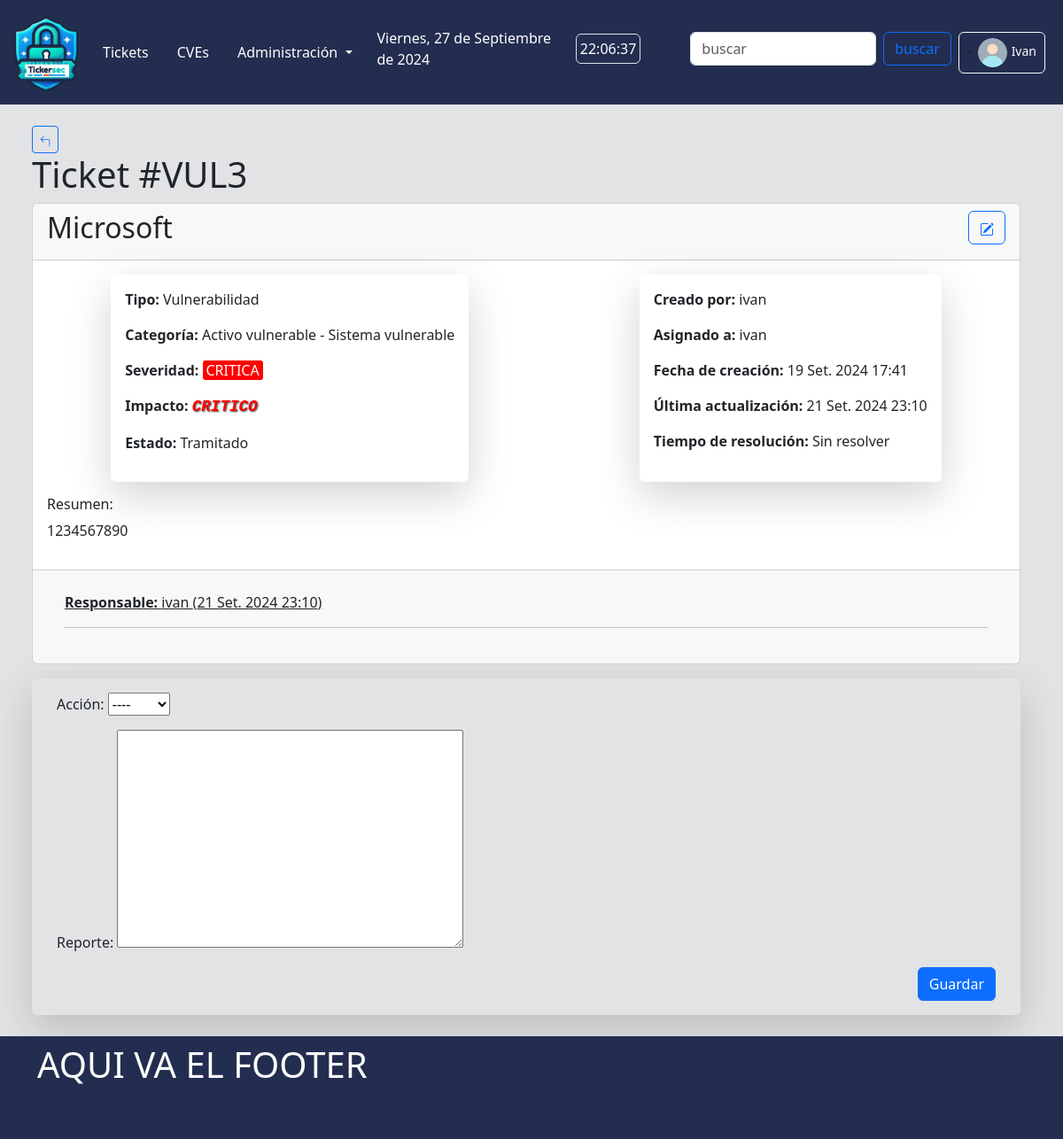
Before: /core/tickets/detail/3/ (signed in) with the older database file.
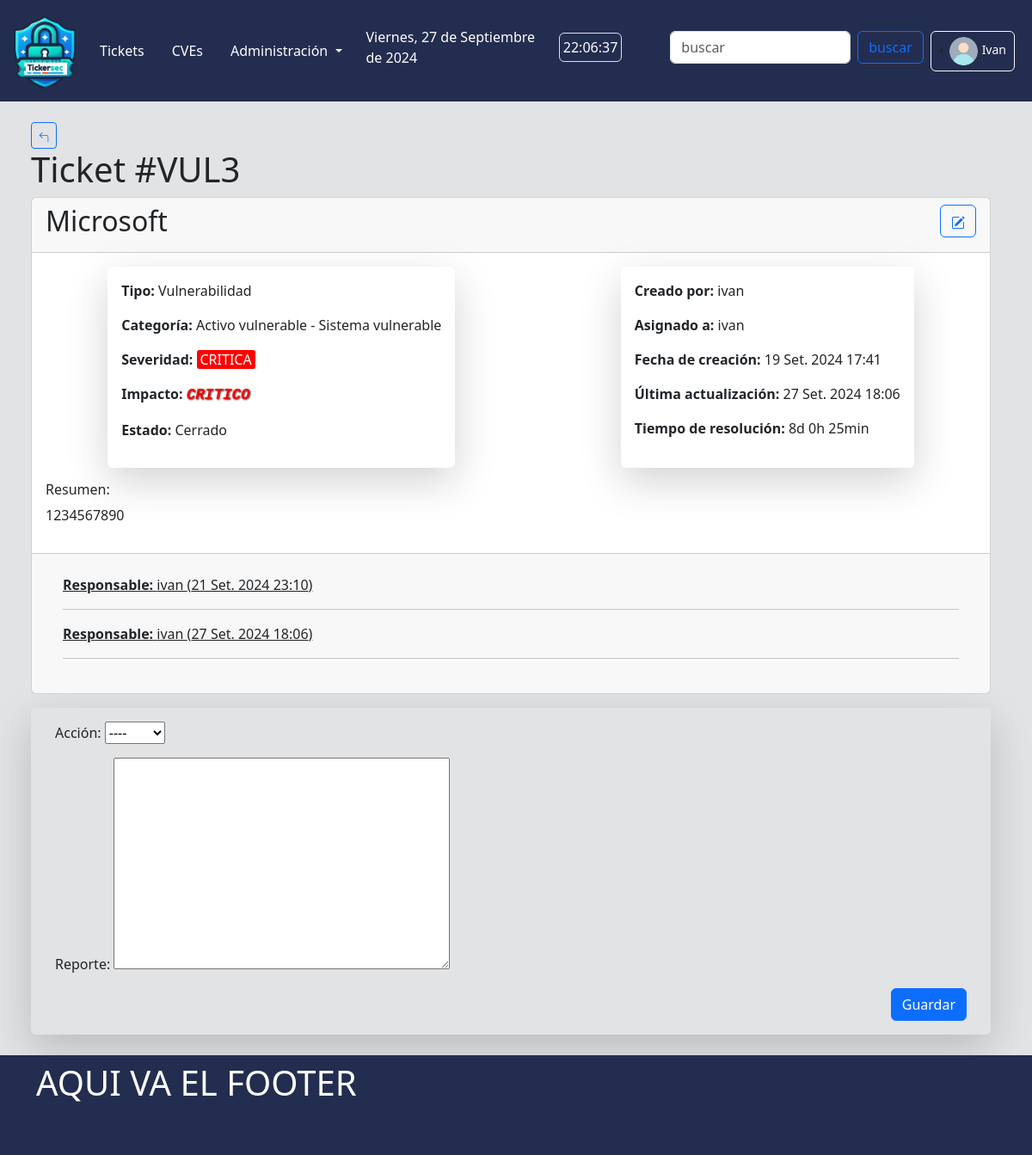
After: the same page with the newer database file.
### core/models.py (models this page shows, shortened)
class Ticket(models.Model):
    type = models.CharField(verbose_name='Tipo', max_length=50, choices=TicketType.choices, default=TicketType.INCIDENTE)
    category = models.ForeignKey(TicketCategory, verbose_name='Categoria', related_name='categorias', on_delete=models.PROTECT)
    title = models.CharField(verbose_name='Titulo', max_length=50, blank=False) # auto_now_add: actualiza el valor con la hora y la fecha de creación del registro.
    createdAt = models.DateTimeField(auto_now_add=True) # auto_now: actualiza el valor del campo a la hora y fecha actuales cada vez que se llama a Model.save().
    lastUpdate = models.DateTimeField(auto_now=True)
    resolution = models.DurationField(verbose_name='Resolucion', blank=True, null=True)
    severity = models.CharField(verbose_name='Severidad', choices=Severity.choices, default=Severity.NULA.name, max_length=7)
    impact = models.CharField(verbose_name='Impacto', choices=Impact.choices, default=Impact.NULO.name, max_length=10)
    status = models.CharField(verbose_name='Estado', choices=TicketStatus.choices, default=TicketStatus.ABIERTO.name, max_length=10)
    createdBy = models.ForeignKey(User, verbose_name='Remitente', related_name='created_tickets', on_delete=models.PROTECT, blank=False)
    assignedTo = models.ForeignKey(User, verbose_name='Responsable', related_name='assigned_tickets', on_delete=models.PROTECT, blank=False)
    resume = models.CharField(verbose_name='Resumen', max_length=300, blank=False)
    report = models.ForeignKey(TicketReport, verbose_name='Reporte', related_name='reportes', on_delete=models.PROTECT, null=True, blank=True)
    def resolution_display(self):
        if not self.resolution:
            return 'Sin resolver'
        else:
            total_seconds = int(self.resolution.total_seconds())
            days = total_seconds // 86400
            hours = (total_seconds % 86400) // 3600
            minutes = (total_seconds % 3600) // 60
            return f'{days}d {hours}h {minutes}min'
    class Meta:
        ordering = ['-pk']
        verbose_name_plural = 'Tickets'

class TicketCategory(models.Model):
    name = models.CharField(verbose_name='Categoria', max_length=50, blank=False)
    subcategory = models.CharField(verbose_name='Subcategoria', max_length=50, unique=True, blank=False)
    description = models.CharField(verbose_name='Descripcion', max_length=500, blank=False)
    createdAt = models.DateTimeField(auto_now_add=True)
    createdBy = models.ForeignKey(User, on_delete=models.PROTECT, null=False)
    active = models.BooleanField(verbose_name='Activo', null=False, default=True)
    def __str__(self):
        return f'{self.name} - {self.subcategory}'
    class Meta:
        ordering = ['name', 'subcategory']
        verbose_name_plural = 'Categorias'

class TicketReport(models.Model):
    createdAt = models.DateTimeField(auto_now_add=True)
    createdBy = models.ForeignKey(User, verbose_name='Remitente', related_name='created_reports', on_delete=models.PROTECT, blank=False)
    title = models.CharField(verbose_name='Titulo', max_length=50, blank=False)
    ticket = models.ForeignKey('Ticket', related_name='reportes', on_delete=models.PROTECT)
    report = QuillField(verbose_name='Reporte', blank=False, unique=True)
    class Meta:
        ordering = ['createdAt']
        verbose_name_plural = 'Reportes'

### core/views.py (the view, shortened to what this page needs)
# urls.py: path("tickets/detail/<int:pk>/", TicketDetailView.as_view(), name="detail-ticket"),
class TicketDetailView(LoginRequiredMixin, DetailView):
    model = Ticket
    template_name = 'core/ticket_detail.html'
    context_object_name = 'ticket'
    login_url = 'login'
    form_class = TicketReportForm
    def get_context_data(self, **kwargs):
        context = super().get_context_data(**kwargs)
        ticket = self.get_object()
        context['ticket'] = ticket
        context['reportForm'] = TicketReportForm(initial={'ticket': ticket})
        context['reports'] = ticket.reportes.all()
        return context

### core/forms.py
class TicketReportForm(forms.ModelForm):
    CHOICES = [('','----'),('close','Cerrar')]
    action = forms.ChoiceField(choices=CHOICES, required=True, label='Acción')
    class Meta:
        model = TicketReport
        fields = ['action','report']
        widgets = {
            'action': forms.Select(attrs={'class': 'form-select'})
        }

### templates/core/ticket_detail.html (shortened to what this page needs)
{% extends "dash/base.html" %}
{% load static %}
{% block main %}
<div class="container m-4">
    <div class="d-flex">
        <a href="{% url 'core:tickets' %}" class="btn btn-sm btn-outline-primary">
        </a>
    </div>
    <h1>Ticket #{{ ticket.type }}{{ ticket.pk }}</h1>
    <div class="card">
        <div class="card-header d-flex justify-content-between">
            <h2>{{ ticket.title }}</h2>
            <div>
                <a type="button" href="{% url 'core:update-ticket' ticket.pk %}" class="btn btn-outline-primary" title="Editar">
                </a>
            </div>
        </div>
        <div class="card-body row gx-5 justify-content-around">
            <div class="col-auto rounded shadow-lg p-3">
                <p><strong>Tipo:</strong> {{ ticket.get_type_display }}</p>
                <p><strong>Categoría:</strong> {{ ticket.category }}</p>
                <p>
                    <strong>Severidad:</strong>
                    <span class="severidad-{{ ticket.severity|lower }} px-1">{{ ticket.severity }}</span>
                </p>
                <p>
                    <strong>Impacto:</strong>
                    <span class="impacto-{{ ticket.impact|lower }}">{{ ticket.impact }}</span>
                </p>
                <p><strong>Estado:</strong> {{ ticket.get_status_display }}</p>
            </div>
            <div class="col-auto rounded shadow-lg p-3">
                <p><strong>Creado por:</strong> {{ ticket.createdBy }}</p>
                <p><strong>Asignado a:</strong> {{ ticket.assignedTo }}</p>
                <p><strong>Fecha de creación:</strong> {{ ticket.createdAt }}</p>
                <p><strong>Última actualización:</strong> {{ ticket.lastUpdate }}</p>
                <p><strong>Tiempo de resolución:</strong> {{ ticket.resolution_display }}</p>
            </div>
            <div class="row mt-3">
                <div class="col-auto">
                    <h6>Resumen:</h6>
                    <p>{{ ticket.resume }}</p>
                </div>
            </div>
        </div>
        <div class="card-footer p-4">
            <div class="container">
                {% for report in reports %}
                <p class="text-decoration-underline"><Strong>Responsable:</Strong> {{ report.createdBy }} ({{report.createdAt }})</p>
                <hr>
                {% endfor %}
            </div>
        </div>
    </div>
    <div class="container shadow-lg mt-3 rounded">
        <form method="post" action="{% url 'core:detail-ticket' ticket.pk %}" enctype="multipart/form-data" class="p-3">
            {% for field in reportForm %}
            <div class="form-group mb-3">
                <label for="{{form.label.id_for_label}}">{{field.label}}:</label>
                {{field}}
            </div>
            {% endfor %}
            <div class="d-flex justify-content-end">
                <button type="submit" class="btn btn-primary">Guardar</button>
            </div>
        </form>
    </div>
</div>
{% endblock main %}

### templates/dash/base.html (shortened to what this page needs)
{% load static %}
<!DOCTYPE html>
<html lang="es">
<head>
    {% load django_bootstrap5 %}
    {% bootstrap_css %}
    {% block extra_css %}
    <link rel="stylesheet" href="{% static 'css/dash/styles.css' %}">
    {% endblock extra_css %}
</head>
<body class="bg-secondary-subtle">
    <header class="bg-blueMilei">
        <nav class="navbar navbar-expand-lg me-2">
            <div class="container-fluid">
                <a class="navbar-brand" href="{% url 'dash:index' %}">
                    <img src='{% static "img/dash/favicon-824.png" %}' width="80rem" alt="" srcset="">
                </a>
                <div class="collapse navbar-collapse justify-content-around align-items-center" id="navbarSupportedContent">
                    <ul class="navbar-nav me-auto mb-2 mb-lg-0">
                        <li class="navItemEffect nav-item me-3">
                            <a class="navTextEffect nav-link" aria-current="page"
                                href="{% url 'core:tickets' %}">Tickets</a>
                        </li>
                        <li class="navItemEffect nav-item me-3">
                            <a class="navTextEffect nav-link" href="#">CVEs</a>
                        </li>
                        <li class="navItemEffect nav-item me-3 dropdown">
                            <a class="navTextEffect nav-link dropdown-toggle" href="#" role="button"
                                data-bs-toggle="dropdown" aria-expanded="false">
                                Administración
                            </a>
                        </li>
                    </ul>
                    <div class="d-flex align-items-center me-2 mb-2">
                        <div class="nav-link disabled text-white p-1 me-3" id="fechaCompleta"></div>
                        <div class="nav-link disabled text-white p-1 me-5 border rounded" id="reloj"></div>
                    </div>
                    <form class="d-flex justify-content-around align-items-center me-2 mb-2" role="search">
                        <input class="form-control me-2" type="search" placeholder="buscar" aria-label="Search">
                        <button class="btn btn-outline-primary" type="submit">buscar</button>
                    </form>
                    {% if user.is_authenticated %}
                    <div class="nav-item btn-group dropstart border border-light rounded p-1">
                        <button class="btn btn-sm dropdown-toggle p-0 px-1" type="button" id="dropdownMenuUser" data-bs-toggle="dropdown" aria-expanded="false">
                            <img src="{% static 'img/dash/user.png' %}" alt="avatar icon" class="rounded-circle"
                                style="width: 35px;">
                            <span class="text-white">{{ user|title }}</span>
                        </button>
                    </div>
                    {% else %}
                    <a href="{% url 'login' %}" class="btn btn-sm btn-outline-success">Ingresar</a>
                    {% endif %}
                </div>
            </div>
        </nav>
    </header>
    {% block main %}{% endblock main %}
    <footer class="bg-blueMilei text-white p-2">
        <div class="container" style="min-height: 100px;">
            <h1>AQUI VA EL FOOTER</h1>
        </div>
    </footer>
</body>
</html>

### static/css/dash/styles.css (style rules this page uses)
:root { --bg-blueMilei: rgb(35, 45, 79); --bg-blueMilei-subtle: rgb(45, 55, 100); }
.bg-blueMilei { background-color: var(--bg-blueMilei) !important; }
.navTextEffect { color:white; }
.severidad-critica { background-color: red; color: white; border-radius: 3px; }
.impacto-critico { color: red; text-shadow: rgb(60, 60, 60) 1px 1px 2px; font-style: italic; font-weight: bold; font-family: 'Courier New', Courier, monospace; font-size: 1.1rem; }

Changed rows visible on the page:
changed Ticket "VUL": status "Tramitado" → "Cerrado"; lastUpdate "21 Set. 2024 23:10" → "27 Set. 2024 18:06"; resolution_display "Sin resolver" → "8d 0h 25min"
added TicketReport: createdBy "ivan", createdAt "27 Set. 2024 18:06"
